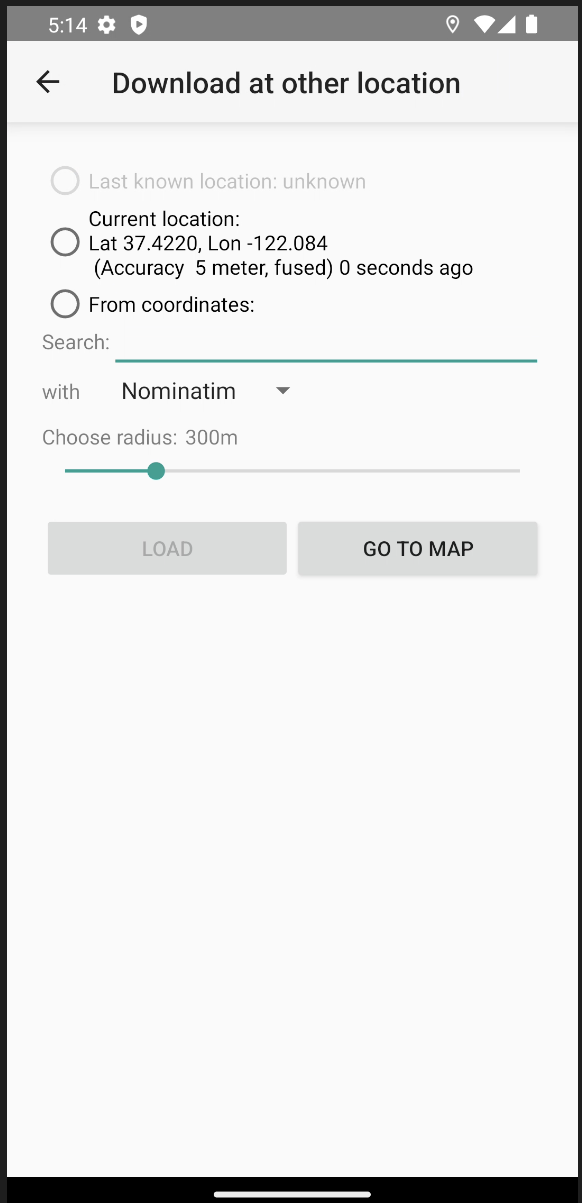
#> input picture Dataset/ReBL_Failed_Dataset/crash/MarcusWolschon_osmeditor4android_637/image.png, 582 x 1203 px; its folder holds only this picture in this run
$ python -i ui_viewer.py   (imports and definitions only)
#> lines starting #> are read from the running program, lines starting #| are printed output that depends on the picture
#> further down, picture is the input picture: PIL image 582x1203 RGBA; mean R, G, B, A 231.7, 231.9, 231.9, 255
"""
UIAutomator Viewer Module for ReBL
===================================
Programmatic replication of Android SDK's UIAutomator Viewer tool.

UIAutomator Viewer (uiautomatorviewer) is a GUI tool in the Android SDK that:
  1. Captures a device screenshot
  2. Dumps the UI hierarchy XML via `uiautomator dump`
  3. Overlays element bounding boxes on the screenshot
  4. Displays element properties in a detail panel

This module replicates that entire workflow programmatically:
  - capture_screenshot()        → Device Screenshot (uiautomator2)
  - extract_elements_from_xml() → UI hierarchy parsing + property extraction
  - annotate_screenshot()       → Bounding box overlay with color-coded types
  - build_element_legend()      → Text property panel (element map)
  - capture_viewer_state()      → Full viewer capture (main entry point)

The annotated screenshot + element map are sent to Gemini Vision (multimodal),
giving the AI the exact same view a human tester gets in UIAutomator Viewer.

Why this matters (paper contribution):
  Traditional ReBL sends TEXT-ONLY hierarchy to the LLM. The AI never sees
  the actual screen, causing failures when:
    - Elements are not in the accessibility tree (video overlays, custom views)
    - Visual context matters (colors, status indicators, rendering bugs)
    - System UI interactions are needed (notifications, permission dialogs)
    - Precise coordinate-based taps are required (canvas elements)

  UIAutomator Viewer Enhanced ReBL sends ANNOTATED SCREENSHOTS with
  color-coded bounding boxes + a numbered element map. The AI can now:
    - SEE every element's visual position and appearance
    - Cross-reference numbered bounding boxes with element properties
    - Identify elements missing from the text hierarchy
    - Suggest coordinate-based taps on unlisted elements
    - Understand visual state (colors, overlays, system UI)
"""

import os
import io
import re
import time
import base64
import xml.etree.ElementTree as ET

from collections import Counter

try:
    from PIL import Image, ImageDraw, ImageFont
    PIL_AVAILABLE = True
except ImportError:
    PIL_AVAILABLE = False
    print("[UIAutomator Viewer] WARNING: Pillow not installed. Run: pip install Pillow")


# ─── Configuration

# Per-run screenshot directory. When running multiple devices in parallel, each
# worker sets REBL_SCREENSHOT_DIR to a unique folder so concurrent runs (and
# clean_screenshots) don't delete each other's images. Falls back to the shared
# 'screenshots' folder (original behaviour) for single-device runs.
SCREENSHOT_DIR = os.environ.get(
    'REBL_SCREENSHOT_DIR',
    os.path.join(os.path.dirname(os.path.abspath(__file__)), 'screenshots'),
)

# Maximum image dimension for Gemini API (keeps detail while controlling tokens)
MAX_IMAGE_SIZE = 1280

# ─── Color Name Mapping
# Human-readable color names so Gemini can reason about colors naturally.

COLOR_NAMES = {
    'black':        (0, 0, 0),
    'white':        (255, 255, 255),
    'red':          (255, 0, 0),
    'green':        (0, 128, 0),
    'blue':         (0, 0, 255),
    'yellow':       (255, 255, 0),
    'cyan':         (0, 255, 255),
    'magenta':      (255, 0, 255),
    'orange':       (255, 165, 0),
    'purple':       (128, 0, 128),
    'pink':         (255, 192, 203),
    'brown':        (139, 69, 19),
    'gray':         (128, 128, 128),
    'light-gray':   (192, 192, 192),
    'dark-gray':    (64, 64, 64),
    'navy':         (0, 0, 128),
    'teal':         (0, 128, 128),
    'olive':        (128, 128, 0),
    'dark-red':     (139, 0, 0),
    'dark-green':   (0, 100, 0),
}

# Color scheme for bounding box overlays (matches UIAutomator Viewer conventions)
# Format: (R, G, B, Alpha)
ELEMENT_COLORS = {
    'clickable':  {'fill': (0, 200, 0, 50),    'border': (0, 200, 0, 255)},      # Green
    'editable':   {'fill': (0, 100, 255, 50),   'border': (0, 100, 255, 255)},    # Blue
    'scrollable': {'fill': (255, 165, 0, 50),   'border': (255, 165, 0, 255)},    # Orange
    'checkable':  {'fill': (200, 0, 200, 50),   'border': (200, 0, 200, 255)},    # Purple
    'focused':    {'fill': (255, 255, 0, 50),   'border': (255, 255, 0, 255)},    # Yellow
    'text_only':  {'fill': (180, 180, 180, 30), 'border': (180, 180, 180, 160)},  # Gray
}

# Maximum elements to include in the text legend (to control prompt size)
MAX_LEGEND_ELEMENTS = 60


# ─── Utility Functions ───

def ensure_screenshot_dir():
    """Create screenshot directory if it doesn't exist."""
    os.makedirs(SCREENSHOT_DIR, exist_ok=True)


# [307 lines left out: functions parse_bounds_string, resize_for_api, image_to_base64, classify_element, extract_elements_from_xml, _load_font and 3 more, not called in this run]


# ─── Color Sampling (Visual Rendering Bug Support) ──────────────────────────
#
# UI hierarchy XML has NO color data — only text, bounds, and interaction state.
# Screenshots are sent to Gemini, but the model can struggle to precisely compare
# colors between steps or detect subtle shifts (e.g. status bar white→black).
#
# This module extracts pixel colors from key screen regions and encodes them as
# TEXT data appended to each step's prompt.  This gives Gemini concrete RGB values
# and human-readable color names to compare across steps — enabling reliable
# detection of visual rendering bugs (wrong colors, theme glitches, etc.).

def _color_distance(c1, c2):
    """Euclidean distance between two RGB tuples."""
    return sum((a - b) ** 2 for a, b in zip(c1, c2)) ** 0.5


def rgb_to_color_name(rgb):
    """Map an RGB tuple to the closest human-readable color name."""
    best_name = 'unknown'
    best_dist = float('inf')
    for name, ref_rgb in COLOR_NAMES.items():
        d = _color_distance(rgb, ref_rgb)
        if d < best_dist:
            best_dist = d
            best_name = name
    return best_name


def rgb_to_hex(rgb):
    """Convert (R, G, B) to '#RRGGBB'."""
    return '#{:02x}{:02x}{:02x}'.format(*rgb[:3])


def _quantize_color(rgb, bucket_size=16):
    """Quantize RGB to reduce noise — groups similar shades together."""
    return tuple((c // bucket_size) * bucket_size for c in rgb[:3])


def sample_region_colors(image, region, num_samples=200, top_n=3):
    """
    Extract dominant colors from a rectangular region of a screenshot.

    Samples pixels uniformly across the region, quantizes them to reduce noise
    from anti-aliasing / gradients, and returns the top-N most frequent colors
    with their percentage, hex code, and human-readable name.

    Args:
        image:       PIL.Image (RGB or RGBA)
        region:      (x1, y1, x2, y2) pixel coordinates of the region
        num_samples: number of pixels to sample (more = slower but more accurate)
        top_n:       number of dominant colors to return

    Returns:
        list of dicts: [{'rgb': (R,G,B), 'hex': '#rrggbb', 'name': 'white',
                         'percentage': 85.5}, ...]
    """
    if not PIL_AVAILABLE or image is None:
        return []

    x1, y1, x2, y2 = region
    w, h = image.size
    # Clamp to image bounds
    x1, y1 = max(0, x1), max(0, y1)
    x2, y2 = min(w, x2), min(h, y2)
    if x2 <= x1 or y2 <= y1:
        return []

    # Crop and sample
    crop = image.crop((x1, y1, x2, y2))
    if crop.mode == 'RGBA':
        crop = crop.convert('RGB')

    cw, ch = crop.size
    pixels = []
    import random as _rng
    for _ in range(num_samples):
        px = _rng.randint(0, cw - 1)
        py = _rng.randint(0, ch - 1)
        pixels.append(crop.getpixel((px, py))[:3])

    # Quantize and count
    quantized = [_quantize_color(p) for p in pixels]
    counter = Counter(quantized)
    total = len(quantized)

    results = []
    for color, count in counter.most_common(top_n):
        pct = round(100.0 * count / total, 1)
        results.append({
            'rgb': color,
            'hex': rgb_to_hex(color),
            'name': rgb_to_color_name(color),
            'percentage': pct,
        })
    return results


def build_color_report(image, hierarchy_xml=None):
    """
    Build a structured color analysis of key screen regions.

    Divides the screen into semantically meaningful zones and extracts
    the dominant color(s) from each.  The report is appended as text
    to the Gemini prompt so the AI has concrete, comparable color data.

    Regions sampled:
      - Status bar       (top ~3 % of screen)
      - Toolbar / header (3 %–10 %)
      - Content area     (10 %–85 % — main body)
      - Navigation bar   (bottom ~10 %)

    If a UI hierarchy XML is provided, also detects and color-samples:
      - Notification media artwork (album art ImageViews)
      - Any large ImageView elements (icons, thumbnails, cover images)

    This is critical for bugs where the *rendered image* is wrong (e.g.,
    wrong album art in notification) — the hierarchy shows "ImageView exists"
    but cannot reveal WHAT image is displayed.  Pixel color sampling bridges
    that gap, giving Gemini a color fingerprint to compare across steps.

    Returns:
        str: formatted color report text, or '' if unavailable
    """
    if not PIL_AVAILABLE or image is None:
        return ''

    w, h = image.size
#> w = 582; h = 1203

    regions = {
        'Status Bar':      (0, 0,          w, int(h * 0.03)),
        'Toolbar/Header':  (0, int(h*0.03), w, int(h * 0.10)),
        'Content Area':    (0, int(h*0.10), w, int(h * 0.85)),
        'Navigation Bar':  (0, int(h*0.90), w, h),
    }

    lines = ['[Color Analysis — pixel sampling from screenshot]']
    for region_name, bounds in regions.items():
        colors = sample_region_colors(image, bounds, num_samples=300, top_n=2)
        if not colors:
            continue
        color_strs = []
        for c in colors:
            color_strs.append(f"{c['name']} ({c['hex']}, {c['percentage']}%)")
        lines.append(f"  {region_name}: {', '.join(color_strs)}")
#> this loop made 4 passes
#> pass 1, in sample_region_colors, `crop = image.crop((x1, y1, x2, y2))`:
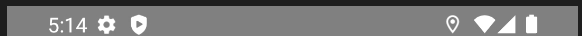
#> crop: PIL image 582x36 RGBA; mean R, G, B, A 117.6, 117.6, 117.6, 255
#> pass 2, in sample_region_colors (call 2), `crop = image.crop((x1, y1, x2, y2))`:
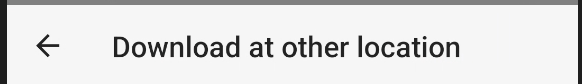
#> crop: PIL image 582x84 RGBA; mean R, G, B, A 223.8, 223.8, 223.8, 255
#> after the loop, lines = 5 items

    # ── Dynamic element color sampling from hierarchy ─────────────────────
    # Detect ImageViews and other visual elements from the XML, then sample
    # their actual pixel colors from the screenshot.  This is how ReBL can
    # "see" what image is rendered in an ImageView (album art, thumbnail, etc.)
    if hierarchy_xml:
        element_colors = _sample_elements_from_hierarchy(image, hierarchy_xml)
        if element_colors:
            lines.append('')
            lines.append('[Element Color Sampling — pixel colors of image/visual elements]')
            for entry in element_colors:
                lines.append(f"  {entry}")

    if len(lines) == 1:
        return ''  # no data extracted

    return '\n'.join(lines)


# [246 lines left out: functions _sample_elements_from_hierarchy, build_color_diff, capture_viewer_state, not called in this run]


# ─── Utility ─────────────────────────────────────────────────────────────────

def is_vision_available():
    """Check if UIAutomator Viewer visual pipeline is available (requires Pillow)."""
    return PIL_AVAILABLE


# [9 lines left out: function clean_screenshots, not called in this run]

>>> from PIL import Image
>>> picture = Image.open('../Dataset/ReBL_Failed_Dataset/crash/MarcusWolschon_osmeditor4android_637/image.png')
>>> result = build_color_report(picture)
